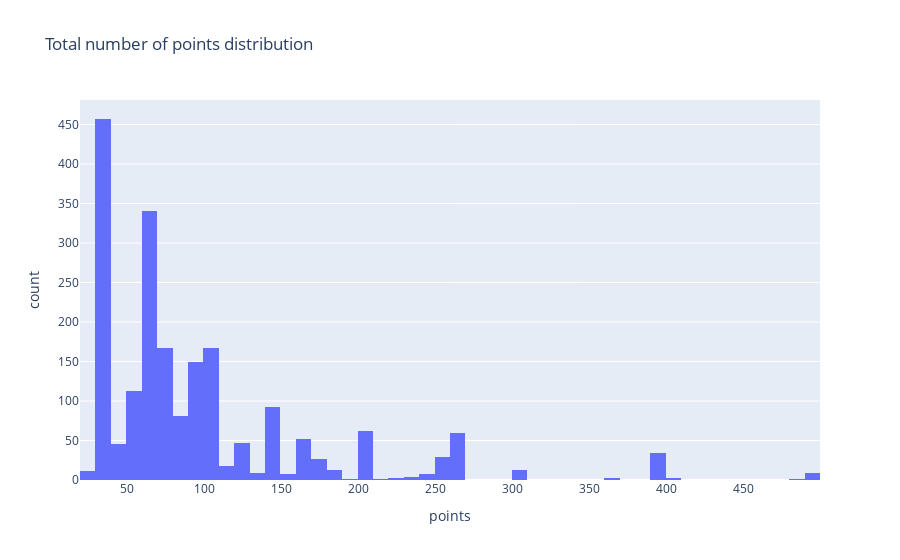

The notebook cell this image was saved under:
### Code cell
fig = px.histogram(airfoil_dataset, x="points", title="Total number of points distribution")
fig.show()

### Figure 1 — Plotly figure (JSON) as saved in the notebook; plotly's stock layout.template omitted (floating-point values rounded to 4 significant figures; data arrays with more than 128 entries replaced by an {"elided": "..."} marker saying what was removed)
{"data": [{"bingroup": "x", "hovertemplate": "points=%{x}<br>count=%{y}<extra></extra>", "legendgroup": "", "marker": {"color": "#636efa", "pattern": {"shape": ""}}, "name": "", "orientation": "v", "showlegend": false, "type": "histogram", "x": {"elided": "2024 int values"}, "xaxis": "x", "yaxis": "y"}], "layout": {"barmode": "relative", "legend": {"tracegroupgap": 0}, "title": {"text": "Total number of points distribution"}, "xaxis": {"anchor": "y", "domain": [0, 1], "title": {"text": "points"}}, "yaxis": {"anchor": "x", "domain": [0, 1], "title": {"text": "count"}}}}
